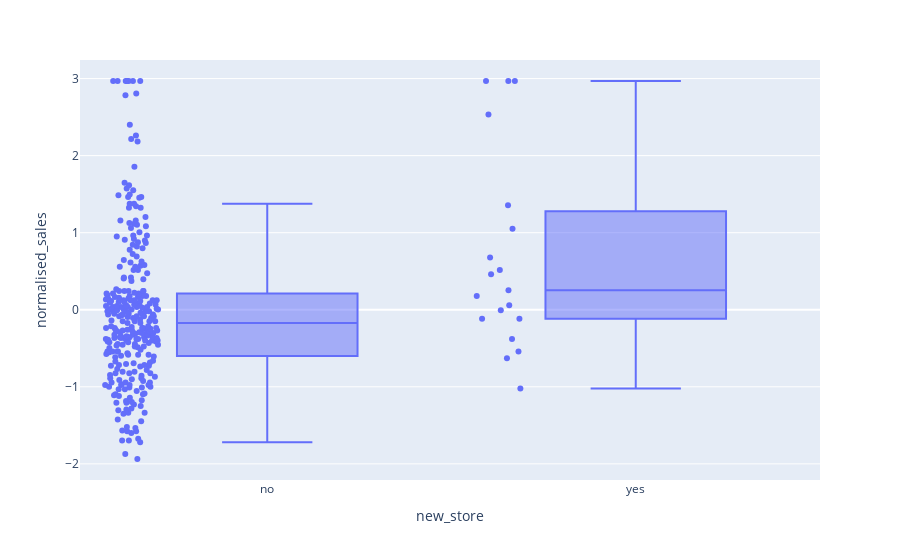

This figure's notebook cell:
### Markdown cell above
#### Look at categorical features alongside normalised sales

### Code cell
fig = px.box(stores, y="normalised_sales", x="new_store", points='all')
fig.show()

### Figure 1 — Plotly figure (JSON) as saved in the notebook; plotly's stock layout.template omitted (floating-point values rounded to 4 significant figures; data arrays with more than 128 entries replaced by an {"elided": "..."} marker saying what was removed)
{"data": [{"alignmentgroup": "True", "boxpoints": "all", "hovertemplate": "new_store=%{x}<br>normalised_sales=%{y}<extra></extra>", "legendgroup": "", "marker": {"color": "#636efa"}, "name": "", "notched": false, "offsetgroup": "", "orientation": "v", "showlegend": false, "type": "box", "x": {"elided": "320 str values"}, "x0": " ", "xaxis": "x", "y": {"elided": "320 float values"}, "y0": " ", "yaxis": "y"}], "layout": {"boxmode": "group", "legend": {"tracegroupgap": 0}, "margin": {"t": 60}, "xaxis": {"anchor": "y", "domain": [0, 1], "title": {"text": "new_store"}}, "yaxis": {"anchor": "x", "domain": [0, 1], "title": {"text": "normalised_sales"}}}}
